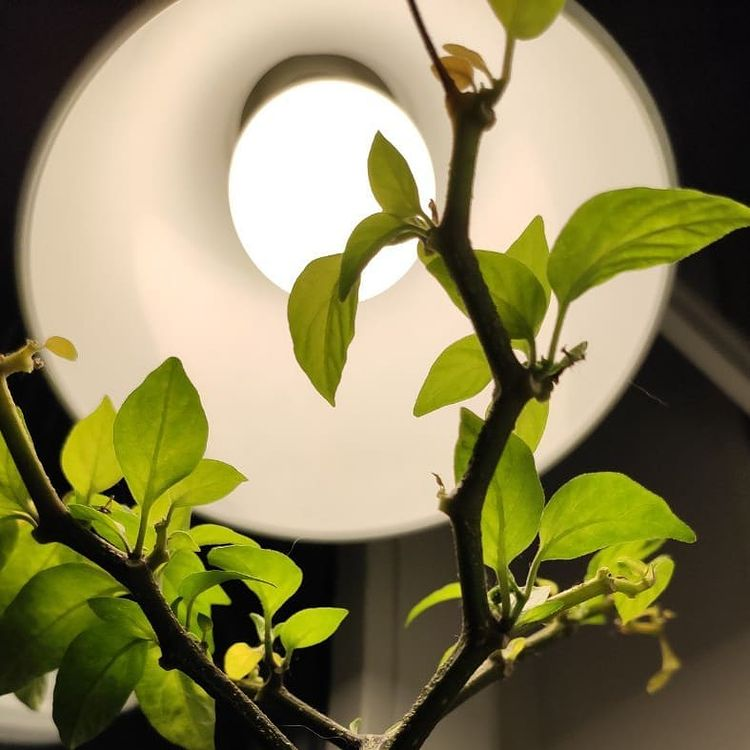
#> input picture pythonProject/img2.jpg, 750 x 750 px
$ python old_filter.py
#> lines starting #> are read from the running program, lines starting #| are printed output that depends on the picture
from PIL import Image
import numpy as np
img = Image.open("img2.jpg")
#> img is the input picture: PIL image 750x750 RGB; mean R, G, B 136.4, 129.4, 87.9
arr = np.array(img)
a = len(arr)
#> a = 750
a1 = len(arr[1])
#> a1 = 750
i = 0
while i < a - 1:
    j = 0
    while j < a1 - 1:
        s = 0
        for n in range(i, i + 10):
            for n1 in range(j, j + 10):
                n1 = arr[n][n1][0]
                n2 = arr[n][n1][1]
                n3 = arr[n][n1][2]
                M = int(n1) + int(n2) + int(n3)
                s += M
        s = int(s // 100)
        for n in range(i, i + 10):
            for n1 in range(j, j + 10):
                arr[n][n1][0] = int(s // 50) * 50
                arr[n][n1][1] = int(s // 50) * 50
                arr[n][n1][2] = int(s // 50) * 50
        j = j + 10
    i = i + 10
#> this loop made 75 passes
#> i on passes 1 to 12: 10, 20, 30, 40, 50, 60, 70, 80, 90, 100, 110, 120
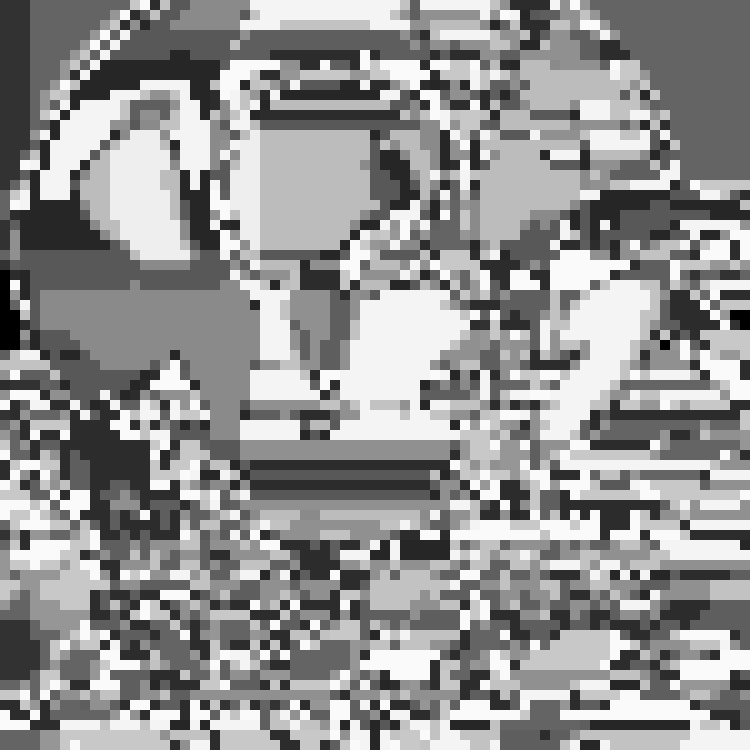
#> arr: shape (750, 750, 3); min 0, max 250, mean 145.8
#> after the loop, i = 750
res = Image.fromarray(arr)
res.save('res.jpg')
